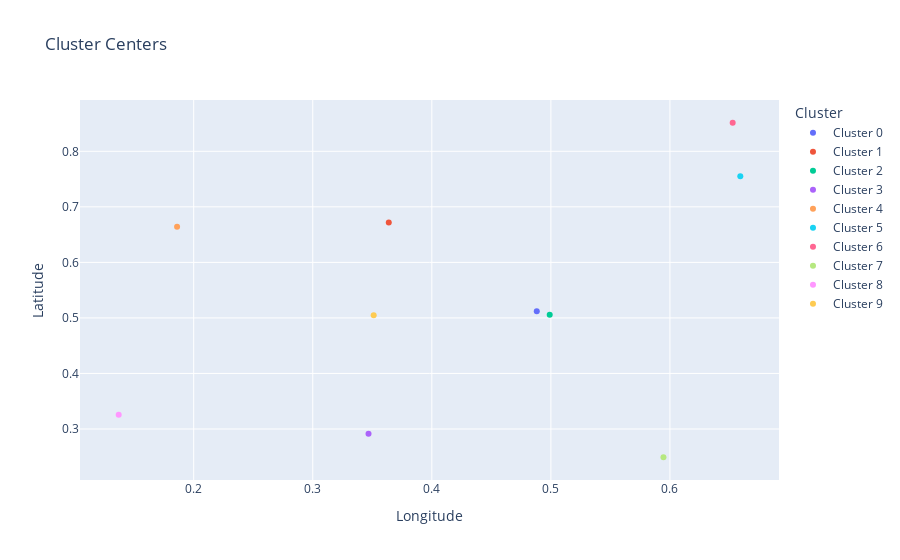

Notebook cell for this chart:
### Markdown cell above
#### Visualization

### Code cell
# Convert cluster centers to a DataFrame for easier plotting with Plotly
centers_df = pd.DataFrame({
    'Longitude': [center[0] for center in centers],
    'Latitude': [center[1] for center in centers],
    'Cluster': [f'Cluster {i}' for i in range(len(centers))]
})

# Create a scatter plot using Plotly Express
fig = px.scatter(centers_df, x='Longitude', y='Latitude', color='Cluster', 
                 title='Cluster Centers', labels={'Longitude': 'Longitude', 'Latitude': 'Latitude'})

# Show the plot
fig.show()

### Figure 1 — Plotly figure (JSON) as saved in the notebook; plotly's stock layout.template omitted (floating-point values rounded to 4 significant figures)
{"data": [{"hovertemplate": "Cluster=Cluster 0<br>Longitude=%{x}<br>Latitude=%{y}<extra></extra>", "legendgroup": "Cluster 0", "marker": {"color": "#636efa", "symbol": "circle"}, "mode": "markers", "name": "Cluster 0", "orientation": "v", "showlegend": true, "type": "scatter", "x": [0.4882], "xaxis": "x", "y": [0.512], "yaxis": "y"}, {"hovertemplate": "Cluster=Cluster 1<br>Longitude=%{x}<br>Latitude=%{y}<extra></extra>", "legendgroup": "Cluster 1", "marker": {"color": "#EF553B", "symbol": "circle"}, "mode": "markers", "name": "Cluster 1", "orientation": "v", "showlegend": true, "type": "scatter", "x": [0.3638], "xaxis": "x", "y": [0.6717], "yaxis": "y"}, {"hovertemplate": "Cluster=Cluster 2<br>Longitude=%{x}<br>Latitude=%{y}<extra></extra>", "legendgroup": "Cluster 2", "marker": {"color": "#00cc96", "symbol": "circle"}, "mode": "markers", "name": "Cluster 2", "orientation": "v", "showlegend": true, "type": "scatter", "x": [0.499], "xaxis": "x", "y": [0.5058], "yaxis": "y"}, {"hovertemplate": "Cluster=Cluster 3<br>Longitude=%{x}<br>Latitude=%{y}<extra></extra>", "legendgroup": "Cluster 3", "marker": {"color": "#ab63fa", "symbol": "circle"}, "mode": "markers", "name": "Cluster 3", "orientation": "v", "showlegend": true, "type": "scatter", "x": [0.3468], "xaxis": "x", "y": [0.2914], "yaxis": "y"}, {"hovertemplate": "Cluster=Cluster 4<br>Longitude=%{x}<br>Latitude=%{y}<extra></extra>", "legendgroup": "Cluster 4", "marker": {"color": "#FFA15A", "symbol": "circle"}, "mode": "markers", "name": "Cluster 4", "orientation": "v", "showlegend": true, "type": "scatter", "x": [0.1861], "xaxis": "x", "y": [0.6641], "yaxis": "y"}, {"hovertemplate": "Cluster=Cluster 5<br>Longitude=%{x}<br>Latitude=%{y}<extra></extra>", "legendgroup": "Cluster 5", "marker": {"color": "#19d3f3", "symbol": "circle"}, "mode": "markers", "name": "Cluster 5", "orientation": "v", "showlegend": true, "type": "scatter", "x": [0.6591], "xaxis": "x", "y": [0.7553], "yaxis": "y"}, {"hovertemplate": "Cluster=Cluster 6<br>Longitude=%{x}<br>Latitude=%{y}<extra></extra>", "legendgroup": "Cluster 6", "marker": {"color": "#FF6692", "symbol": "circle"}, "mode": "markers", "name": "Cluster 6", "orientation": "v", "showlegend": true, "type": "scatter", "x": [0.6527], "xaxis": "x", "y": [0.8514], "yaxis": "y"}, {"hovertemplate": "Cluster=Cluster 7<br>Longitude=%{x}<br>Latitude=%{y}<extra></extra>", "legendgroup": "Cluster 7", "marker": {"color": "#B6E880", "symbol": "circle"}, "mode": "markers", "name": "Cluster 7", "orientation": "v", "showlegend": true, "type": "scatter", "x": [0.5946], "xaxis": "x", "y": [0.2491], "yaxis": "y"}, {"hovertemplate": "Cluster=Cluster 8<br>Longitude=%{x}<br>Latitude=%{y}<extra></extra>", "legendgroup": "Cluster 8", "marker": {"color": "#FF97FF", "symbol": "circle"}, "mode": "markers", "name": "Cluster 8", "orientation": "v", "showlegend": true, "type": "scatter", "x": [0.137], "xaxis": "x", "y": [0.3254], "yaxis": "y"}, {"hovertemplate": "Cluster=Cluster 9<br>Longitude=%{x}<br>Latitude=%{y}<extra></extra>", "legendgroup": "Cluster 9", "marker": {"color": "#FECB52", "symbol": "circle"}, "mode": "markers", "name": "Cluster 9", "orientation": "v", "showlegend": true, "type": "scatter", "x": [0.3512], "xaxis": "x", "y": [0.5049], "yaxis": "y"}], "layout": {"autosize": true, "legend": {"title": {"text": "Cluster"}, "tracegroupgap": 0}, "title": {"text": "Cluster Centers"}, "xaxis": {"anchor": "y", "autorange": true, "domain": [0, 1], "range": [0.1053, 0.6908], "title": {"text": "Longitude"}, "type": "linear"}, "yaxis": {"anchor": "x", "autorange": true, "domain": [0, 1], "range": [0.1994, 0.9011], "title": {"text": "Latitude"}, "type": "linear"}}}
